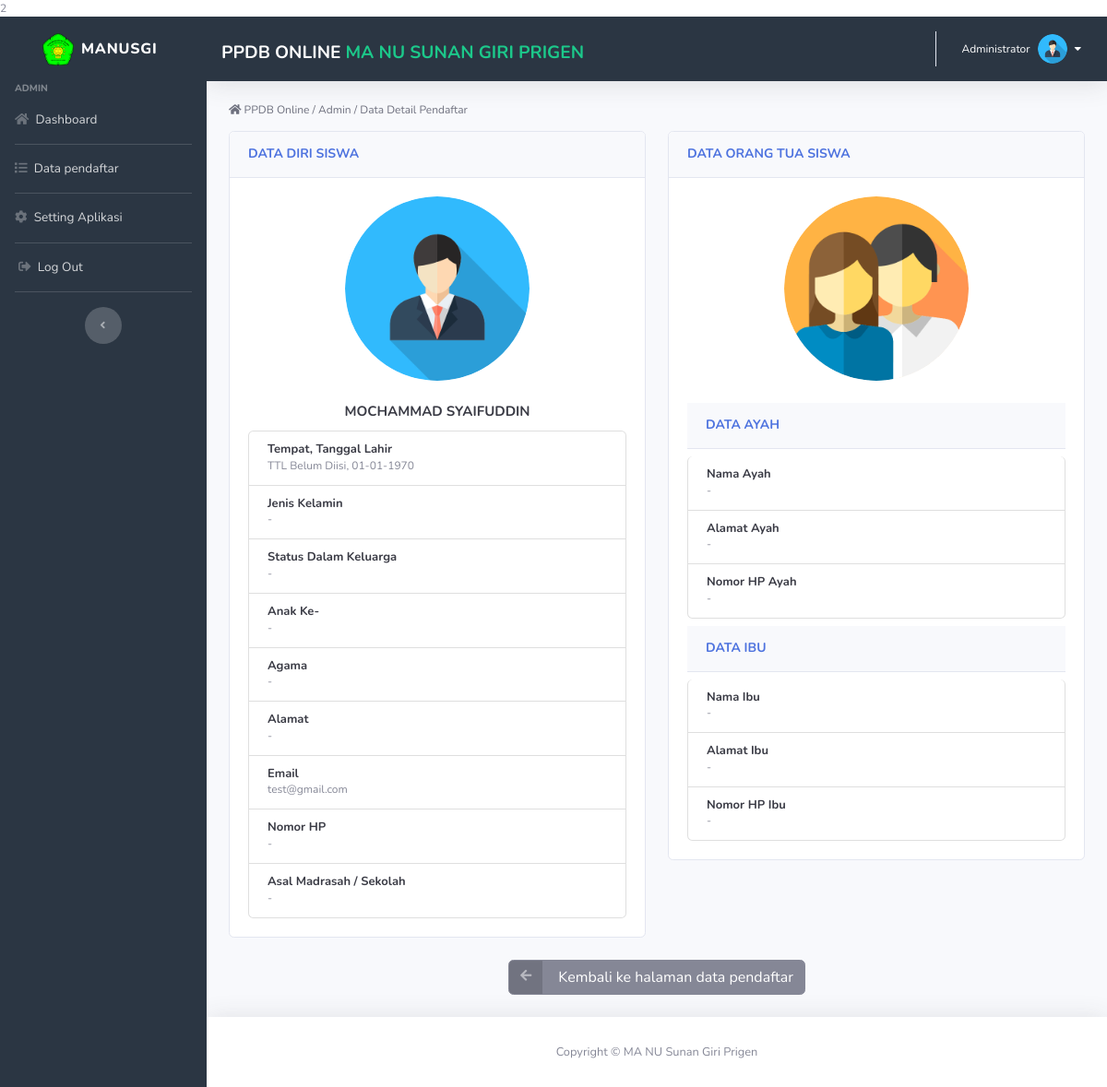
The page /admin/detailpendaftar.php?id=12 (signed in) on the database its author committed.
### tables this page shows
CREATE TABLE `setting` (
  `id` int(11) NOT NULL,
  `nama_aplikasi` varchar(200) DEFAULT NULL,
  `nama_madrasah` varchar(100) DEFAULT NULL,
  `tahun_pelajaran` varchar(20) DEFAULT NULL,
  `id_admin` int(11) DEFAULT NULL
);

CREATE TABLE `pendaftar` (
  `id` int(11) NOT NULL,
  `nama` varchar(100) DEFAULT NULL,
  `tmpt_lahir` varchar(100) DEFAULT NULL,
  `tgl_lahir` date DEFAULT NULL,
  `jenis_kelamin` varchar(10) DEFAULT NULL,
  `agama` varchar(45) DEFAULT NULL,
  `alamat` text DEFAULT NULL,
  `email` varchar(100) DEFAULT NULL,
  `telepon` varchar(45) DEFAULT NULL,
  `foto` varchar(100) NOT NULL,
  `users_id` int(11) DEFAULT NULL
);

### admin/detailpendaftar.php (the view, shortened to what the rows shown need)
<?php include('../config/auto_load.php'); ?>
<?php include('../controller/admin_detailpendaftar_control.php'); ?>
<?php include('../template/header.php'); ?>
  <div class="container-fluid">
      <div class="row">
          <div class="col-md-6">
              <div class="card mb-4">
                  <div class="card-body">
                      <h5 class="text-center text-gray-900 card-title mt-4 text-uppercase" style="font-size: 15px">
                      <b><?= $data_pendaftar['nama'] ?></b>
                      </h5>
                          <ul class="list-group">
                            <li class="list-group-item ">
                                <h6  class="mb-0 text-gray-900" style="font-size: 13px"><b>Email</b></h6>
                                <medium><?= $data_pendaftar['email'] ?></medium>
                            </li>
                          </ul>
                  </div>
              </div>
          </div>
      </div>
    </div>
  </div>
<?php include('../template/footer.php'); ?>

### template/header.php (shortened to what the rows shown need)
<?php include('../controller/admin_setting_control.php'); ?>
<!DOCTYPE html>2
<html lang="en">
<head>
    <link rel="stylesheet" type="text/css" href="../assets/js/style/css/main.css">
    <link rel="stylesheet" type="text/css"
        href="https://maxcdn.bootstrapcdn.com/font-awesome/4.7.0/css/font-awesome.min.css">
    <link href="../assets/vendor/fontawesome-free/css/all.min.css" rel="stylesheet" type="text/css">
    <link href="../assets/css/sb-admin-2.min.css" rel="stylesheet">
    <link href="../assets/css/style.css" rel="stylesheet">
    <link href="../assets/css/style2.css" rel="stylesheet">
    <link href="../assets/css/alertify.min.css" rel="stylesheet">
    <link href="../assets/vendor/datepicker/css/bootstrap-datepicker.css" rel="stylesheet">
    <link href="../assets/vendor/datepicker/css/bootstrap-datepicker.min.css" rel="stylesheet">
</head>
<body id="page-top">
    <div id="wrapper">
        <div id="content-wrapper" class="d-flex flex-column">
            <div id="content">
                <nav class="navbar navbar-expand topbar mb-4 static-top shadow navbar-fixed-top"
                    style="background: #2b3643">
                    <?php
                $url = "";
                if ($_SESSION['level'] == 'siswa') {
                  $nama = $data_pendaftar['nama'];
                  $url = "../siswa/dashboard.php";
                } else {
                    $url = "../admin/dashboard.php";
                }
            ?>
                    <form class="d-none d-sm-inline-block mt-2">
                        <div class="text-left">
                            <a class="text-lg text-white text-uppercase"><b><?php if(isset($data_setting['nama_aplikasi'])) { echo $data_setting['nama_aplikasi']; } ?></b>
                                <a class="text-lg text-success text-uppercase" href="<?= $url ?>"
                                    style="text-decoration: none"><b><?php if(isset($data_setting['nama_madrasah'])) { echo $data_setting['nama_madrasah']; } ?></b></a>
                            </a>
                        </div>
                    </form>
                </nav>

### rows shown on the page
setting: nama_aplikasi "PPDB ONLINE", nama_madrasah "MA NU SUNAN GIRI PRIGEN"
pendaftar: nama "MOCHAMMAD SYAIFUDDIN", email "test@gmail.com"

### other values the page prints
$_SESSION['level'] "ADMIN"
$nama "Administrator"
$tmpt_lahir "TTL Belum Diisi"
date("d-m-Y", strtotime($tgl_lahir)) "01-01-1970"
$jenis_kelamin "-"
$status_keluarga "-"
$anak_ke "-"
$agama "-"
$alamat "-"
$no_hp "-"
$asal_madrasah "-"
$nama_ayah "-"
$alamat_ayah "-"
$telepon_ayah "-"
$nama_ibu "-"
